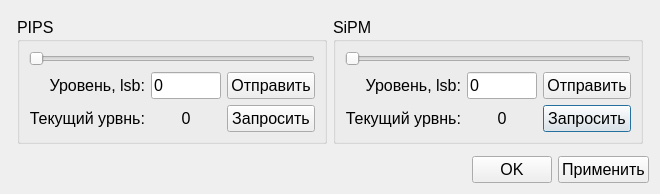
<?xml version="1.0" encoding="UTF-8"?>
<ui version="4.0">
 <class>ControllMPP</class>
 <widget class="QDialog" name="ControllMPP">
  <property name="geometry">
   <rect>
    <x>0</x>
    <y>0</y>
    <width>595</width>
    <height>166</height>
   </rect>
  </property>
  <property name="font">
   <font>
    <pointsize>12</pointsize>
   </font>
  </property>
  <property name="windowTitle">
   <string>Настройка уровня срабатывания МПП</string>
  </property>
  <layout class="QGridLayout" name="gridLayout_2">
   <item row="1" column="0">
    <layout class="QGridLayout" name="gridLayout_4">
     <property name="leftMargin">
      <number>6</number>
     </property>
     <property name="topMargin">
      <number>6</number>
     </property>
     <property name="rightMargin">
      <number>6</number>
     </property>
     <property name="bottomMargin">
      <number>6</number>
     </property>
     <item row="0" column="1">
      <widget class="QGroupBox" name="groupBox_2">
       <property name="title">
        <string>SiPM</string>
       </property>
       <layout class="QGridLayout" name="gridLayout_6">
        <item row="1" column="0">
         <layout class="QGridLayout" name="gridLayout_5">
          <item row="1" column="2">
           <widget class="QLabel" name="label_current_level_sipm">
            <property name="styleSheet">
             <string notr="true">font: 12pt &quot;MS Shell Dlg 2&quot;;</string>
            </property>
            <property name="text">
             <string>0</string>
            </property>
            <property name="alignment">
             <set>Qt::AlignCenter</set>
            </property>
           </widget>
          </item>
          <item row="1" column="4">
           <widget class="QPushButton" name="pushButton_request_level_mpp_sipm">
            <property name="styleSheet">
             <string notr="true">font: 12pt &quot;MS Shell Dlg 2&quot;;</string>
            </property>
            <property name="text">
             <string>Запросить</string>
            </property>
           </widget>
          </item>
          <item row="0" column="2">
           <widget class="QLineEdit" name="lineEdit_level_sipm">
            <property name="minimumSize">
             <size>
              <width>70</width>
              <height>0</height>
             </size>
            </property>
            <property name="maximumSize">
             <size>
              <width>90</width>
              <height>16777215</height>
             </size>
            </property>
            <property name="styleSheet">
             <string notr="true">font: 12pt &quot;MS Shell Dlg 2&quot;;</string>
            </property>
            <property name="text">
             <string>0</string>
            </property>
           </widget>
          </item>
          <item row="1" column="1">
           <widget class="QLabel" name="label_5">
            <property name="styleSheet">
             <string notr="true">font: 12pt &quot;MS Shell Dlg 2&quot;;</string>
            </property>
            <property name="text">
             <string>Текущий урвнь:</string>
            </property>
            <property name="alignment">
             <set>Qt::AlignRight|Qt::AlignTrailing|Qt::AlignVCenter</set>
            </property>
           </widget>
          </item>
          <item row="0" column="1">
           <widget class="QLabel" name="label_4">
            <property name="styleSheet">
             <string notr="true">font: 12pt &quot;MS Shell Dlg 2&quot;;</string>
            </property>
            <property name="text">
             <string>Уровень, lsb:</string>
            </property>
            <property name="alignment">
             <set>Qt::AlignRight|Qt::AlignTrailing|Qt::AlignVCenter</set>
            </property>
           </widget>
          </item>
          <item row="0" column="0">
           <spacer name="horizontalSpacer_4">
            <property name="orientation">
             <enum>Qt::Horizontal</enum>
            </property>
            <property name="sizeHint" stdset="0">
             <size>
              <width>40</width>
              <height>20</height>
             </size>
            </property>
           </spacer>
          </item>
          <item row="0" column="4">
           <widget class="QPushButton" name="pushButton_control_sipm">
            <property name="styleSheet">
             <string notr="true">font: 12pt &quot;MS Shell Dlg 2&quot;;</string>
            </property>
            <property name="text">
             <string>Отправить</string>
            </property>
           </widget>
          </item>
         </layout>
        </item>
        <item row="2" column="0">
         <spacer name="verticalSpacer_2">
          <property name="orientation">
           <enum>Qt::Vertical</enum>
          </property>
          <property name="sizeHint" stdset="0">
           <size>
            <width>20</width>
            <height>40</height>
           </size>
          </property>
         </spacer>
        </item>
        <item row="0" column="0">
         <widget class="QSlider" name="horizontalSlider_offset_sipm">
          <property name="maximum">
           <number>4095</number>
          </property>
          <property name="orientation">
           <enum>Qt::Horizontal</enum>
          </property>
         </widget>
        </item>
       </layout>
      </widget>
     </item>
     <item row="0" column="0">
      <widget class="QGroupBox" name="groupBox">
       <property name="title">
        <string>PIPS</string>
       </property>
       <layout class="QVBoxLayout" name="verticalLayout_2">
        <item>
         <widget class="QSlider" name="horizontalSlider_offset_pips">
          <property name="maximum">
           <number>4095</number>
          </property>
          <property name="orientation">
           <enum>Qt::Horizontal</enum>
          </property>
         </widget>
        </item>
        <item>
         <layout class="QGridLayout" name="gridLayout">
          <item row="1" column="3">
           <widget class="QLabel" name="label_current_level_pips">
            <property name="styleSheet">
             <string notr="true">font: 12pt &quot;MS Shell Dlg 2&quot;;</string>
            </property>
            <property name="text">
             <string>0</string>
            </property>
            <property name="alignment">
             <set>Qt::AlignCenter</set>
            </property>
           </widget>
          </item>
          <item row="1" column="1">
           <widget class="QLabel" name="label_3">
            <property name="font">
             <font>
              <pointsize>12</pointsize>
             </font>
            </property>
            <property name="text">
             <string>Текущий урвнь:</string>
            </property>
            <property name="alignment">
             <set>Qt::AlignRight|Qt::AlignTrailing|Qt::AlignVCenter</set>
            </property>
           </widget>
          </item>
          <item row="0" column="1">
           <widget class="QLabel" name="label_2">
            <property name="font">
             <font>
              <pointsize>12</pointsize>
             </font>
            </property>
            <property name="text">
             <string>Уровень, lsb:</string>
            </property>
            <property name="alignment">
             <set>Qt::AlignRight|Qt::AlignTrailing|Qt::AlignVCenter</set>
            </property>
           </widget>
          </item>
          <item row="0" column="0">
           <spacer name="horizontalSpacer_2">
            <property name="orientation">
             <enum>Qt::Horizontal</enum>
            </property>
            <property name="sizeHint" stdset="0">
             <size>
              <width>40</width>
              <height>20</height>
             </size>
            </property>
           </spacer>
          </item>
          <item row="0" column="3">
           <widget class="QLineEdit" name="lineEdit_level_pips">
            <property name="sizePolicy">
             <sizepolicy hsizetype="Expanding" vsizetype="Expanding">
              <horstretch>0</horstretch>
              <verstretch>0</verstretch>
             </sizepolicy>
            </property>
            <property name="minimumSize">
             <size>
              <width>70</width>
              <height>0</height>
             </size>
            </property>
            <property name="maximumSize">
             <size>
              <width>90</width>
              <height>16777215</height>
             </size>
            </property>
            <property name="font">
             <font>
              <pointsize>12</pointsize>
             </font>
            </property>
            <property name="styleSheet">
             <string notr="true">font: 12pt &quot;MS Shell Dlg 2&quot;;</string>
            </property>
            <property name="text">
             <string>0</string>
            </property>
           </widget>
          </item>
          <item row="1" column="4">
           <widget class="QPushButton" name="pushButton_request_level_mpp_pips">
            <property name="styleSheet">
             <string notr="true">font: 12pt &quot;MS Shell Dlg 2&quot;;</string>
            </property>
            <property name="text">
             <string>Запросить</string>
            </property>
           </widget>
          </item>
          <item row="0" column="4">
           <widget class="QPushButton" name="pushButton_control_pips">
            <property name="styleSheet">
             <string notr="true">font: 12pt &quot;MS Shell Dlg 2&quot;;</string>
            </property>
            <property name="text">
             <string>Отправить</string>
            </property>
           </widget>
          </item>
         </layout>
        </item>
        <item>
         <spacer name="verticalSpacer">
          <property name="orientation">
           <enum>Qt::Vertical</enum>
          </property>
          <property name="sizeHint" stdset="0">
           <size>
            <width>20</width>
            <height>40</height>
           </size>
          </property>
         </spacer>
        </item>
       </layout>
      </widget>
     </item>
    </layout>
   </item>
   <item row="2" column="0">
    <layout class="QHBoxLayout" name="horizontalLayout">
     <item>
      <spacer name="horizontalSpacer_3">
       <property name="orientation">
        <enum>Qt::Horizontal</enum>
       </property>
       <property name="sizeHint" stdset="0">
        <size>
         <width>40</width>
         <height>20</height>
        </size>
       </property>
      </spacer>
     </item>
     <item>
      <widget class="QPushButton" name="pushButton_ok">
       <property name="font">
        <font>
         <pointsize>12</pointsize>
        </font>
       </property>
       <property name="text">
        <string>OK</string>
       </property>
      </widget>
     </item>
     <item>
      <widget class="QPushButton" name="pushButton_apply">
       <property name="font">
        <font>
         <pointsize>12</pointsize>
        </font>
       </property>
       <property name="text">
        <string>Применить</string>
       </property>
      </widget>
     </item>
    </layout>
   </item>
  </layout>
 </widget>
 <resources/>
 <connections/>
</ui>
